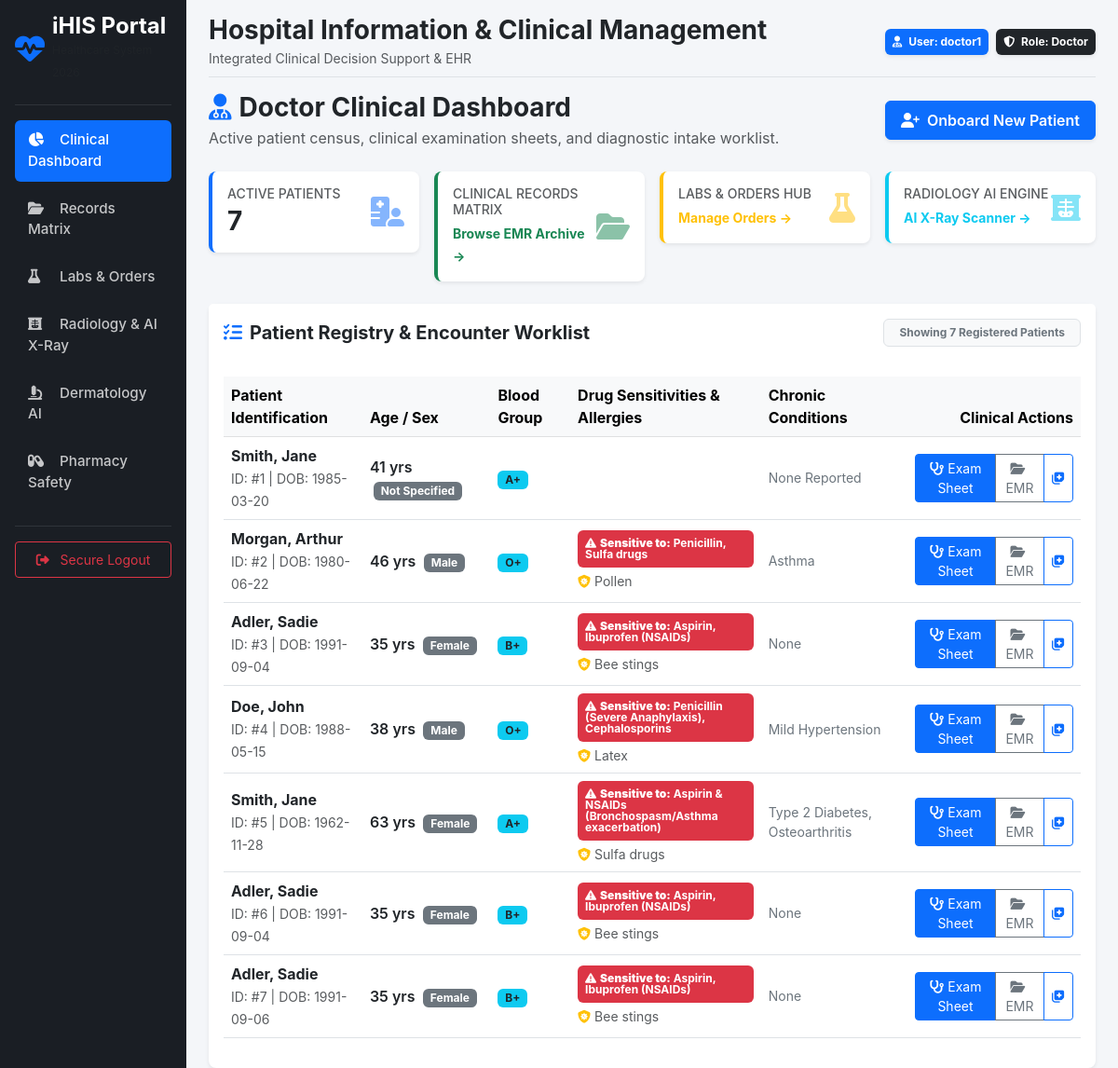
Screenshot of /portal/doctor (signed in) with the database file from the repository.
### models/user.py (models this page shows, shortened)
class User(db.Model, UserMixin):
    __tablename__ = 'users'
    id = db.Column(db.Integer, primary_key=True)
    username = db.Column(db.String(80), unique=True, nullable=False, index=True)
    email = db.Column(db.String(120), unique=True, nullable=False, index=True)
    password_hash = db.Column(db.String(128), nullable=False)
    role_id = db.Column(db.Integer, db.ForeignKey('roles.id'), nullable=False)
    role = db.relationship('Role', backref=db.backref('users', lazy=True))
    created_at = db.Column(db.DateTime, default=datetime.utcnow)
    updated_at = db.Column(db.DateTime, default=datetime.utcnow, onupdate=datetime.utcnow)
    is_deleted = db.Column(db.Boolean, default=False, nullable=False) # Soft-delete mechanism

class Role(db.Model):
    __tablename__ = 'roles'
    id = db.Column(db.Integer, primary_key=True)
    name = db.Column(db.String(50), unique=True, nullable=False, index=True) # e.g., 'Doctor', 'Patient'
    description = db.Column(db.String(255))

### models/patient.py (models this page shows)
class Patient(db.Model):
    __tablename__ = 'patients'
    id = db.Column(db.Integer, primary_key=True)
    user_id = db.Column(db.Integer, db.ForeignKey('users.id'), unique=True, nullable=False)
    first_name = db.Column(db.String(100), nullable=False)
    last_name = db.Column(db.String(100), nullable=False, index=True)
    date_of_birth = db.Column(db.Date, nullable=False)
    gender = db.Column(db.String(20), default='Not Specified')  # Male, Female, Other
    blood_type = db.Column(db.String(5))
    phone = db.Column(db.String(30), nullable=True)
    allergies = db.Column(db.Text)               # General allergies (e.g. latex, dust, peanuts)
    drug_sensitivities = db.Column(db.Text)      # Specific drug sensitivities & adverse reactions
    chronic_diseases = db.Column(db.Text)
    created_at = db.Column(db.DateTime, default=datetime.utcnow)
    updated_at = db.Column(db.DateTime, default=datetime.utcnow, onupdate=datetime.utcnow)
    is_deleted = db.Column(db.Boolean, default=False, nullable=False)
    user = db.relationship('User', backref=db.backref('patient_profile', uselist=False))
    vital_signs = db.relationship('VitalSigns', backref='patient', lazy=True, order_by='desc(VitalSigns.recorded_at)')
    medical_records = db.relationship('MedicalRecord', backref='patient', lazy=True, order_by='desc(MedicalRecord.created_at)')
    lab_orders = db.relationship('LabOrder', backref='patient', lazy=True, order_by='desc(LabOrder.created_at)')
    radiology_orders = db.relationship('RadiologyOrder', backref='patient', lazy=True, order_by='desc(RadiologyOrder.created_at)')
    prescriptions = db.relationship('Prescription', backref='patient', lazy=True, order_by='desc(Prescription.created_at)')
    @property
    def full_name(self):
        return f"{self.first_name} {self.last_name}"
    @property
    def age(self):
        if not self.date_of_birth:
            return "N/A"
        today = date.today()
        calculated_age = today.year - self.date_of_birth.year - ((today.month, today.day) < (self.date_of_birth.month, self.date_of_birth.day))
        return calculated_age

### routes/portals.py (the view)
@portals_bp.route('/doctor')
@login_required
@roles_required('Doctor')
def doctor_dashboard():
    active_patients = Patient.query.filter_by(is_deleted=False).all()
    return render_template('portals/doctor.html', patients=active_patients)

### app.py (called while the page is built)
@login_manager.user_loader
def load_user(user_id):
    from models.user import User
    return db.session.get(User, int(user_id))

### services/auth_helpers.py (called while the page is built)
def roles_required(*role_names):
    def decorator(f):
        @wraps(f)
        def decorated_function(*args, **kwargs):
            if not current_user.is_authenticated or current_user.role.name not in role_names:
                abort(403)
            return f(*args, **kwargs)
        return decorated_function
    return decorator

### templates/portals/doctor.html (shortened to what this page needs)
{% extends 'base.html' %}
{% block content %}
<div class="d-flex justify-content-between align-items-center mb-4">
    <div>
        <h3 class="fw-bold mb-1 text-dark"><i class="fa-solid fa-user-doctor text-primary me-2"></i>Doctor Clinical Dashboard</h3>
        <p class="text-muted mb-0">Active patient census, clinical examination sheets, and diagnostic intake worklist.</p>
    </div>
    <button class="btn btn-primary shadow-sm py-2 px-3 fw-semibold" data-bs-toggle="modal" data-bs-target="#addPatientModal">
        <i class="fa-solid fa-user-plus me-2"></i>Onboard New Patient
    </button>
</div>
<div class="row g-3 mb-4">
    <div class="col-md-3">
        <div class="card border-0 border-start border-primary border-4 shadow-sm p-3 bg-white">
            <div class="d-flex justify-content-between align-items-center">
                <div>
                    <h6 class="text-muted text-uppercase small mb-1">Active Patients</h6>
                    <h3 class="fw-bold mb-0 text-dark">{{ patients|length }}</h3>
                </div>
                <i class="fa-solid fa-hospital-user fa-2x text-primary opacity-50"></i>
            </div>
        </div>
    </div>
    <div class="col-md-3">
        <div class="card border-0 border-start border-success border-4 shadow-sm p-3 bg-white">
            <div class="d-flex justify-content-between align-items-center">
                <div>
                    <h6 class="text-muted text-uppercase small mb-1">Clinical Records Matrix</h6>
                    <a href="{{ url_for('clinical.records_matrix') }}" class="small fw-bold text-success text-decoration-none">
                        Browse EMR Archive &rarr;
                    </a>
                </div>
                <i class="fa-solid fa-folder-open fa-2x text-success opacity-50"></i>
            </div>
        </div>
    </div>
    <div class="col-md-3">
        <div class="card border-0 border-start border-warning border-4 shadow-sm p-3 bg-white">
            <div class="d-flex justify-content-between align-items-center">
                <div>
                    <h6 class="text-muted text-uppercase small mb-1">Labs & Orders Hub</h6>
                    <a href="{{ url_for('orders.orders_hub') }}" class="small fw-bold text-warning text-decoration-none">
                        Manage Orders &rarr;
                    </a>
                </div>
                <i class="fa-solid fa-flask fa-2x text-warning opacity-50"></i>
            </div>
        </div>
    </div>
    <div class="col-md-3">
        <div class="card border-0 border-start border-info border-4 shadow-sm p-3 bg-white">
            <div class="d-flex justify-content-between align-items-center">
                <div>
                    <h6 class="text-muted text-uppercase small mb-1">Radiology AI Engine</h6>
                    <a href="{{ url_for('radiology.interactive_scanner') }}" class="small fw-bold text-info text-decoration-none">
                        AI X-Ray Scanner &rarr;
                    </a>
                </div>
                <i class="fa-solid fa-x-ray fa-2x text-info opacity-50"></i>
            </div>
        </div>
    </div>
</div>
<div class="card border-0 shadow-sm">
    <div class="card-header bg-white border-0 py-3 d-flex justify-content-between align-items-center">
        <h5 class="mb-0 text-dark fw-bold">
            <i class="fa-solid fa-list-check me-2 text-primary"></i>Patient Registry & Encounter Worklist
        </h5>
        <span class="badge bg-light text-secondary border px-3 py-2">
            Showing {{ patients|length }} Registered Patients
        </span>
    </div>
    <div class="table-responsive p-3">
        <table class="table table-hover align-middle">
            <thead class="table-light text-secondary">
                <tr>
                    <th>Patient Identification</th>
                    <th>Age / Sex</th>
                    <th>Blood Group</th>
                    <th>Drug Sensitivities & Allergies</th>
                    <th>Chronic Conditions</th>
                    <th class="text-end">Clinical Actions</th>
                </tr>
            </thead>
            <tbody>
                {% if patients %}
                    {% for patient in patients %}
                    <tr>
                        <td>
                            <div class="fw-bold text-dark">{{ patient.last_name }}, {{ patient.first_name }}</div>
                            <small class="text-muted">ID: #{{ patient.id }} | DOB: {{ patient.date_of_birth }}</small>
                        </td>
                        <td>
                            <span class="fw-semibold text-dark">{{ patient.age }} yrs</span>
                            <span class="badge bg-secondary ms-1">{{ patient.gender or 'Not Specified' }}</span>
                        </td>
                        <td>
                            <span class="badge bg-info text-dark">{{ patient.blood_type or 'N/A' }}</span>
                        </td>
                        <td>
                            {% if patient.drug_sensitivities and patient.drug_sensitivities != 'None Known' and patient.drug_sensitivities != 'None Reported' %}
                                <div class="badge bg-danger text-wrap text-start p-2 mb-1" style="max-width: 220px;">
                                    <i class="fa-solid fa-triangle-exclamation me-1"></i><strong>Sensitive to:</strong> {{ patient.drug_sensitivities }}
                                </div>
                            {% endif %}
                            {% if patient.allergies and patient.allergies != 'None Reported' and patient.allergies != 'None' %}
                                <div class="small text-muted"><i class="fa-solid fa-shield-virus me-1 text-warning"></i>{{ patient.allergies }}</div>
                            {% endif %}
                        </td>
                        <td class="small text-secondary">
                            {{ patient.chronic_diseases or 'None Reported' }}
                        </td>
                        <td class="text-end">
                            <div class="btn-group btn-group-sm">
                                <a href="{{ url_for('clinical.examination_sheet', patient_id=patient.id) }}" class="btn btn-primary" title="Start Clinical Examination Sheet">
                                    <i class="fa-solid fa-stethoscope me-1"></i>Exam Sheet
                                </a>
                                <a href="{{ url_for('clinical.patient_records', patient_id=patient.id) }}" class="btn btn-outline-secondary" title="View Full Patient EMR">
                                    <i class="fa-solid fa-folder-open me-1"></i>EMR
                                </a>
                                <button class="btn btn-outline-primary" data-bs-toggle="modal" data-bs-target="#soapModal{{ patient.id }}" title="Add SOAP Progress Note">
                                    <i class="fa-solid fa-notes-medical"></i>
                                </button>
                            </div>
                        </td>
                    </tr>
                    {% endfor %}
                {% endif %}
            </tbody>
        </table>
    </div>
</div>
{% endblock %}

### templates/base.html (shortened to what this page needs)
<!DOCTYPE html>
<html lang="en">
<head>
    <link href="https://cdn.jsdelivr.net/npm/bootstrap@5.3.0/dist/css/bootstrap.min.css" rel="stylesheet">
    <link href="https://cdnjs.cloudflare.com/ajax/libs/font-awesome/6.4.0/css/all.min.css" rel="stylesheet">
</head>
<body>
    <div class="container-fluid">
        <div class="row">
            <nav class="col-md-3 col-lg-2 d-md-block sidebar collapse p-3 shadow">
                <div class="d-flex align-items-center mb-4 text-white text-decoration-none">
                    <i class="fa-solid fa-heart-pulse fa-2x me-2 text-primary"></i>
                    <div>
                        <span class="fs-4 fw-bold d-block lh-1">iHIS Portal</span>
                        <small class="text-muted" style="font-size: 0.75rem;">Healthcare System 2026</small>
                    </div>
                </div>
                <hr class="border-secondary">
                <ul class="nav nav-pills flex-column mb-auto">
                    <li class="nav-item">
                        <a href="/portal/doctor" class="nav-link {% if request.path == '/portal/doctor' %}active{% endif %}">
                            <i class="fa-solid fa-chart-pie me-2"></i> Clinical Dashboard
                        </a>
                    </li>
                    <li>
                        <a href="{{ url_for('clinical.records_matrix') }}" class="nav-link {% if '/clinical/records' in request.path or '/clinical/patient' in request.path or '/clinical/examination' in request.path %}active{% endif %}">
                            <i class="fa-solid fa-folder-open me-2"></i> Records Matrix
                        </a>
                    </li>
                    <li>
                        <a href="{{ url_for('orders.orders_hub') }}" class="nav-link {% if '/orders' in request.path %}active{% endif %}">
                            <i class="fa-solid fa-flask me-2"></i> Labs & Orders
                        </a>
                    </li>
                    <li>
                        <a href="{{ url_for('radiology.dashboard') }}" class="nav-link {% if '/radiology' in request.path %}active{% endif %}">
                            <i class="fa-solid fa-x-ray me-2"></i> Radiology & AI X-Ray
                        </a>
                    </li>
                    <li>
                        <a href="{{ url_for('dermatology.analyze_lesion') }}" class="nav-link {% if '/dermatology' in request.path %}active{% endif %}">
                            <i class="fa-solid fa-microscope me-2"></i> Dermatology AI
                        </a>
                    </li>
                    <li>
                        <a href="/pharmacy/review" class="nav-link {% if '/pharmacy' in request.path %}active{% endif %}">
                            <i class="fa-solid fa-capsules me-2"></i> Pharmacy Safety
                        </a>
                    </li>
                </ul>
                <hr class="border-secondary">
                <div class="dropdown">
                    <a href="{{ url_for('auth.logout') }}" class="btn btn-outline-danger w-100 btn-sm py-2">
                        <i class="fa-solid fa-right-from-bracket me-2"></i> Secure Logout
                    </a>
                </div>
            </nav>
            <main class="col-md-9 ms-sm-auto col-lg-10 px-md-4 main-content">
                <div class="d-flex justify-content-between flex-wrap flex-md-nowrap align-items-center pt-3 pb-2 mb-3 border-bottom">
                    <div>
                        <h2 class="h3 text-dark fw-bold mb-0">Hospital Information & Clinical Management</h2>
                        <small class="text-muted">Integrated Clinical Decision Support & EHR</small>
                    </div>
                    <div class="d-flex align-items-center">
                        <div class="badge bg-primary p-2 shadow-sm me-2">
                            <i class="fa-solid fa-user-doctor me-1"></i> User: {{ current_user.username }}
                        </div>
                        <div class="badge bg-dark p-2 shadow-sm">
                            <i class="fa-solid fa-shield-halved me-1"></i> Role: {{ current_user.role.name }}
                        </div>
                    </div>
                </div>
                {% block content %}{% endblock %}
            </main>
        </div>
    </div>
</body>
</html>

### templates/base.html (style rules this page uses)
body { overflow-x: hidden; background-color: #f8f9fa; font-family: -apple-system, BlinkMacSystemFont, "Segoe UI", Roboto, "Helvetica Neue", Arial, sans-serif; }
.sidebar { min-height: 100vh; background: #1a1e24; color: white; transition: all 0.3s; }
.sidebar .nav-link { color: rgba(255,255,255,0.75); margin-bottom: 8px; border-radius: 6px; padding: 10px 14px; font-weight: 500; font-size: 0.95rem; }
.sidebar .nav-link:hover, .sidebar .nav-link.active { color: white; background: #0d6efd; }
.sidebar .nav-link i { width: 22px; }
.main-content { min-height: 100vh; background-color: #f4f6f9; }
.card { border-radius: 8px; }

### rows the page displays
User: username "doctor1"
Role: role.name "Doctor"
Patient: last_name "Smith", first_name "Jane", id "1", date_of_birth "1985-03-20", age "41", gender "Not Specified", blood_type "A+", chronic_diseases "None Reported"
Patient: last_name "Morgan", first_name "Arthur", id "2", date_of_birth "1980-06-22", age "46", gender "Male", blood_type "O+", drug_sensitivities "Penicillin, Sulfa drugs", allergies "Pollen", chronic_diseases "Asthma"
Patient: last_name "Adler", first_name "Sadie", id "3", date_of_birth "1991-09-04", age "35", gender "Female", blood_type "B+", drug_sensitivities "Aspirin, Ibuprofen (NSAIDs)", allergies "Bee stings", chronic_diseases "None"
Patient: last_name "Doe", first_name "John", id "4", date_of_birth "1988-05-15", age "38", gender "Male", blood_type "O+", drug_sensitivities "Penicillin (Severe Anaphylaxis), Cephalosporins", allergies "Latex", chronic_diseases "Mild Hypertension"
Patient: last_name "Smith", first_name "Jane", id "5", date_of_birth "1962-11-28", age "63", gender "Female", blood_type "A+", drug_sensitivities "Aspirin & NSAIDs (Bronchospasm/Asthma exacerbation)", allergies "Sulfa drugs", chronic_diseases "Type 2 Diabetes, Osteoarthritis"
Patient: last_name "Adler", first_name "Sadie", id "6", date_of_birth "1991-09-04", age "35", gender "Female", blood_type "B+", drug_sensitivities "Aspirin, Ibuprofen (NSAIDs)", allergies "Bee stings", chronic_diseases "None"
Patient: last_name "Adler", first_name "Sadie", id "7", date_of_birth "1991-09-06", age "35", gender "Female", blood_type "B+", drug_sensitivities "Aspirin, Ibuprofen (NSAIDs)", allergies "Bee stings", chronic_diseases "None"

### other values shown
{{ patients|length }} "7"
